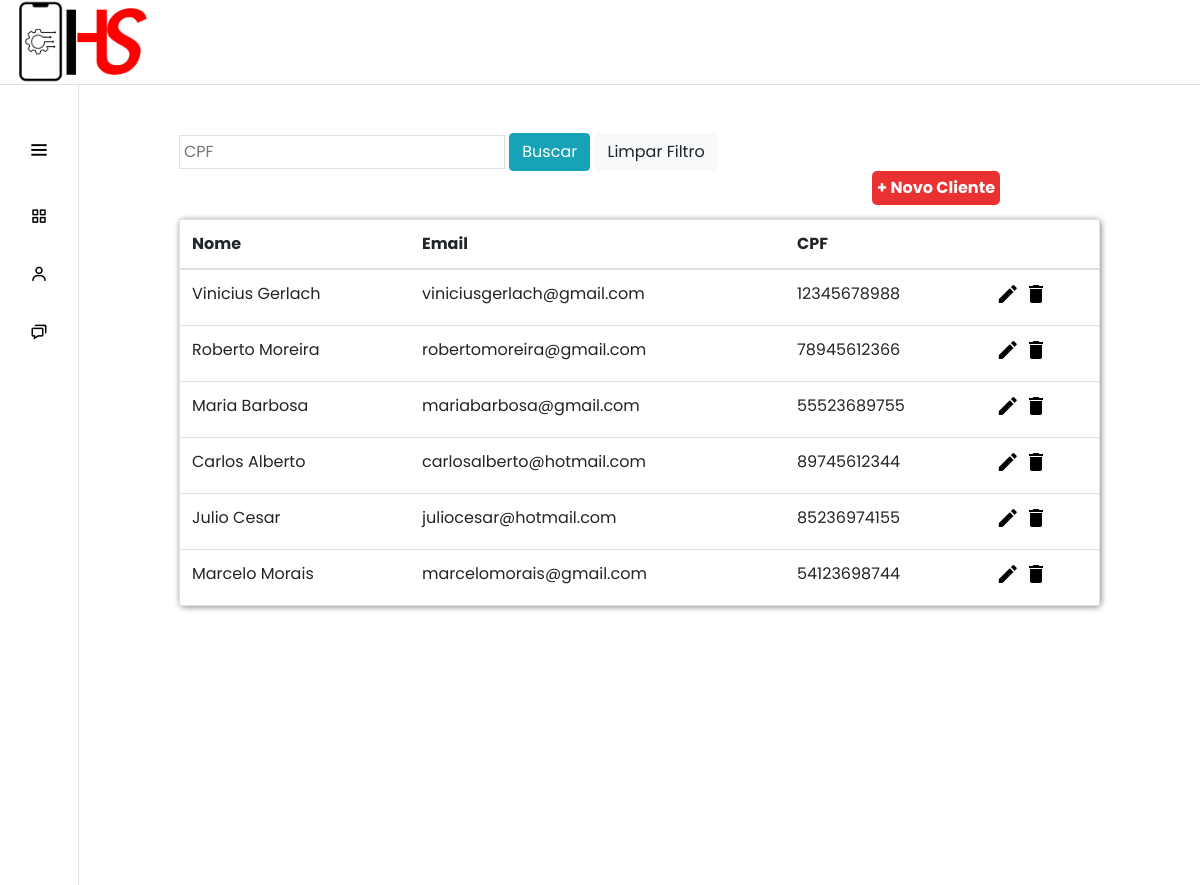
/clientes/, run on the app's committed database.
### clientes/models.py (models this page shows, shortened)
class Cliente(models.Model):
    nome_completo = models.CharField(max_length=80, default=True)
    email = models.EmailField(max_length=50)
    cpf = models.CharField(max_length=11)

### clientes/views.py (the view)
# urls.py: path('', views.clientes, name="clientes"),
def clientes(request):
    if request.method == "GET":
        clientes = Cliente.objects.all()
        return render(request, 'clientes.html', {'clientes': clientes})

### clientes/templates/clientes.html (shortened to what this page needs)
{% extends "base.html" %}
{% load static %}
{% block 'head' %}
    <link rel="stylesheet" href="{% static 'clientes/css/clientes.css' %}">
    <link rel="stylesheet" href="{% static 'clientes/css/lista_clientes.css' %}">
{% endblock %}
{% block 'dashboard' %}
    <br>
    <br>
    <div class="container-fluid distanciamento">
        <form action="{% url 'clientes_filtro' %}" method="GET">
            <input type="text" name="cpf" value="{{ request.GET.cpf}}" class="p-1 border" autocomplete="off" placeholder="CPF">
            <button type="submit" class="btn btn-info">Buscar</button>
            <a href="{% url 'clientes' %}" class="btn btn-light">Limpar Filtro</a>
        </form>
        <div>
            <a class="btn-add-clientes" href="{% url 'novo_cliente' %}">+ Novo Cliente</a>
            <br>
            <br>
            <table class="table">
                <thead>
                    <tr>
                        <th scope="col">Nome</th>
                        <th scope="col">Email</th>
                        <th scope="col">CPF</th>
                        <th scope="col"></th>
                    </tr>
                </thead>
                <tbody>
                    {% for cliente in clientes %}
                    <tr>
                        <td>{{cliente.nome_completo}}</td>
                        <td>{{cliente.email}}</td>
                        <td>{{cliente.cpf}}</td>
                        <td class="actions">
                            <a href="{% url 'atualizar_cliente' cliente.id %}" class="edit" title="Editar" data-toggle="tooltip"><i class="material-icons">&#xE254;</i></a>
                            <a onclick="deletar_cliente(this)" class="delete" id="id_cliente" value="{{cliente.id}}" title="Excluir" data-toggle="tooltip"><i class="material-icons">&#xE872;</i></a>
                        </td>
                    </tr>
                    {% endfor %}
                </tbody>
            </table>
        </div>
    </div>
{% endblock %}

### templates/static/general/css/base.css (style rules this page uses)
* { margin: 0; padding: 0; box-sizing: border-box; font-family: "Poppins" , sans-serif; }

### templates/static/general/css/general.css (style rules this page uses)
:root { --main-color: #ffffff; --dark-color: rgb(255, 255, 255); --contrast-color: #ea3131; }

### templates/static/clientes/css/lista_clientes.css (style rules this page uses)
.distanciamento { padding-left: 100px; padding-right: 100px; }
.actions { cursor: pointer; }
.btn-add-clientes { background-color: var(--contrast-color); padding: 5px; font-weight: bold; cursor: pointer; float: right; margin-right: 100px; border-radius: 5px 5px 5px 5px; color: rgb(255, 255, 255); }
.table { border: 1px solid rgb(225, 225, 225); border-radius: 5px 5px 5px 5px; box-shadow: 1px 1px 6px rgba(0, 0, 0, 0.485); }
.material-icons { cursor: pointer; }
.delete { color: #000000;; }
.edit { color: #000000; }

### data on the page
Cliente: nome_completo "Vinicius Gerlach", email "viniciusgerlach@gmail.com", cpf "12345678988", {{ cliente.id }} 21 (drawn)
Cliente: nome_completo "Roberto Moreira", email "robertomoreira@gmail.com", cpf "78945612366", {{ cliente.id }} 22 (drawn)
Cliente: nome_completo "Maria Barbosa", email "mariabarbosa@gmail.com", cpf "55523689755", {{ cliente.id }} 23 (drawn)
Cliente: nome_completo "Carlos Alberto", email "carlosalberto@hotmail.com", cpf "89745612344", {{ cliente.id }} 24 (drawn)
Cliente: nome_completo "Julio Cesar", email "juliocesar@hotmail.com", cpf "85236974155", {{ cliente.id }} 25 (drawn)
Cliente: nome_completo "Marcelo Morais", email "marcelomorais@gmail.com", cpf "54123698744", {{ cliente.id }} 26 (drawn)
